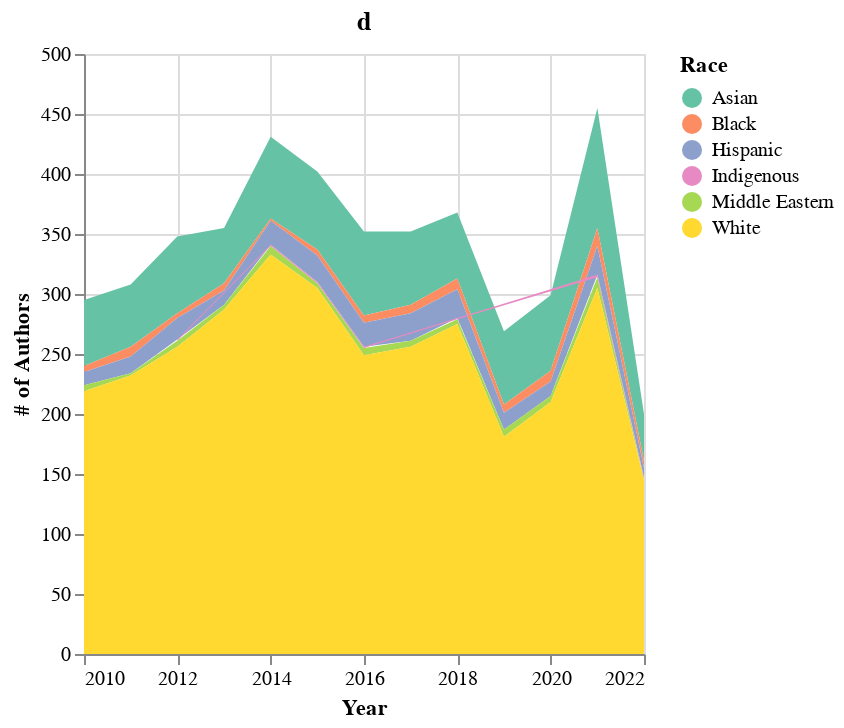

Notebook code cell kept with this figure:
### Code cell
race_stack_chart = alt.Chart(race_ts).mark_area().encode(
    x = alt.X(
        'year',
        title = 'Year',
    ),
    y = alt.Y(
        'freq',
        title = '# of Authors',
    ),
    color = alt.Color(
        'racepred',
        title = 'Race',
        scale=alt.Scale(domain=unique_races,
                      range=race_colors)
    )
).properties(
    title = 'd',
    height=300,
    width=280
)

race_stack_chart

### Figure 1 — Vega-Lite specification as saved in the notebook (floating-point values rounded to 4 significant figures)
{"config": {"view": {"continuousWidth": 400, "continuousHeight": 300}}, "data": {"name": "data-96c7eea09098fa7d05836959d490f9d3"}, "mark": "area", "encoding": {"color": {"field": "racepred", "scale": {"domain": ["Asian", "Black", "Hispanic", "Indigenous", "Middle Eastern", "White"], "range": ["#66c2a5", "#fc8d62", "#8da0cb", "#e78ac3", "#a6d854", "#ffd92f"]}, "title": "Race", "type": "nominal"}, "x": {"field": "year", "title": "Year", "type": "temporal"}, "y": {"field": "freq", "title": "# of Authors", "type": "quantitative"}}, "height": 300, "title": "d", "width": 280, "$schema": "https://vega.github.io/schema/vega-lite/v4.17.0.json", "datasets": {"data-96c7eea09098fa7d05836959d490f9d3": [{"year": "2010-01-01T00:00:00", "racepred": "Asian", "freq": 55, "year total": 295, "prop": 0.186}, {"year": "2010-01-01T00:00:00", "racepred": "Black", "freq": 5, "year total": 295, "prop": 0.017}, {"year": "2010-01-01T00:00:00", "racepred": "Hispanic", "freq": 11, "year total": 295, "prop": 0.037}, {"year": "2010-01-01T00:00:00", "racepred": "Middle Eastern", "freq": 5, "year total": 295, "prop": 0.017}, {"year": "2010-01-01T00:00:00", "racepred": "White", "freq": 219, "year total": 295, "prop": 0.742}, {"year": "2011-01-01T00:00:00", "racepred": "Asian", "freq": 52, "year total": 308, "prop": 0.169}, {"year": "2011-01-01T00:00:00", "racepred": "Black", "freq": 8, "year total": 308, "prop": 0.026}, {"year": "2011-01-01T00:00:00", "racepred": "Hispanic", "freq": 14, "year total": 308, "prop": 0.045}, {"year": "2011-01-01T00:00:00", "racepred": "Middle Eastern", "freq": 2, "year total": 308, "prop": 0.006}, {"year": "2011-01-01T00:00:00", "racepred": "White", "freq": 232, "year total": 308, "prop": 0.753}, {"year": "2012-01-01T00:00:00", "racepred": "Asian", "freq": 64, "year total": 348, "prop": 0.184}, {"year": "2012-01-01T00:00:00", "racepred": "Black", "freq": 4, "year total": 348, "prop": 0.011}, {"year": "2012-01-01T00:00:00", "racepred": "Hispanic", "freq": 18, "year total": 348, "prop": 0.052}, {"year": "2012-01-01T00:00:00", "racepred": "Indigenous", "freq": 1, "year total": 348, "prop": 0.003}, {"year": "2012-01-01T00:00:00", "racepred": "Middle Eastern", "freq": 5, "year total": 348, "prop": 0.014}, {"year": "2012-01-01T00:00:00", "racepred": "White", "freq": 256, "year total": 348, "prop": 0.736}, {"year": "2013-01-01T00:00:00", "racepred": "Asian", "freq": 46, "year total": 355, "prop": 0.13}, {"year": "2013-01-01T00:00:00", "racepred": "Black", "freq": 6, "year total": 355, "prop": 0.017}, {"year": "2013-01-01T00:00:00", "racepred": "Hispanic", "freq": 12, "year total": 355, "prop": 0.034}, {"year": "2013-01-01T00:00:00", "racepred": "Middle Eastern", "freq": 4, "year total": 355, "prop": 0.011}, {"year": "2013-01-01T00:00:00", "racepred": "White", "freq": 287, "year total": 355, "prop": 0.808}, {"year": "2014-01-01T00:00:00", "racepred": "Asian", "freq": 68, "year total": 431, "prop": 0.158}, {"year": "2014-01-01T00:00:00", "racepred": "Black", "freq": 2, "year total": 431, "prop": 0.005}, {"year": "2014-01-01T00:00:00", "racepred": "Hispanic", "freq": 20, "year total": 431, "prop": 0.046}, {"year": "2014-01-01T00:00:00", "racepred": "Indigenous", "freq": 1, "year total": 431, "prop": 0.002}, {"year": "2014-01-01T00:00:00", "racepred": "Middle Eastern", "freq": 7, "year total": 431, "prop": 0.016}, {"year": "2014-01-01T00:00:00", "racepred": "White", "freq": 333, "year total": 431, "prop": 0.773}, {"year": "2015-01-01T00:00:00", "racepred": "Asian", "freq": 65, "year total": 402, "prop": 0.162}, {"year": "2015-01-01T00:00:00", "racepred": "Black", "freq": 5, "year total": 402, "prop": 0.012}, {"year": "2015-01-01T00:00:00", "racepred": "Hispanic", "freq": 22, "year total": 402, "prop": 0.055}, {"year": "2015-01-01T00:00:00", "racepred": "Indigenous", "freq": 1, "year total": 402, "prop": 0.002}, {"year": "2015-01-01T00:00:00", "racepred": "Middle Eastern", "freq": 4, "year total": 402, "prop": 0.01}, {"year": "2015-01-01T00:00:00", "racepred": "White", "freq": 305, "year total": 402, "prop": 0.759}, {"year": "2016-01-01T00:00:00", "racepred": "Asian", "freq": 70, "year total": 352, "prop": 0.199}, {"year": "2016-01-01T00:00:00", "racepred": "Black", "freq": 6, "year total": 352, "prop": 0.017}, {"year": "2016-01-01T00:00:00", "racepred": "Hispanic", "freq": 20, "year total": 352, "prop": 0.057}, {"year": "2016-01-01T00:00:00", "racepred": "Indigenous", "freq": 1, "year total": 352, "prop": 0.003}, {"year": "2016-01-01T00:00:00", "racepred": "Middle Eastern", "freq": 6, "year total": 352, "prop": 0.017}, {"year": "2016-01-01T00:00:00", "racepred": "White", "freq": 249, "year total": 352, "prop": 0.707}, {"year": "2017-01-01T00:00:00", "racepred": "Asian", "freq": 61, "year total": 352, "prop": 0.173}, {"year": "2017-01-01T00:00:00", "racepred": "Black", "freq": 7, "year total": 352, "prop": 0.02}, {"year": "2017-01-01T00:00:00", "racepred": "Hispanic", "freq": 23, "year total": 352, "prop": 0.065}, {"year": "2017-01-01T00:00:00", "racepred": "Middle Eastern", "freq": 5, "year total": 352, "prop": 0.014}, {"year": "2017-01-01T00:00:00", "racepred": "White", "freq": 256, "year total": 352, "prop": 0.727}, {"year": "2018-01-01T00:00:00", "racepred": "Asian", "freq": 55, "year total": 368, "prop": 0.149}, {"year": "2018-01-01T00:00:00", "racepred": "Black", "freq": 9, "year total": 368, "prop": 0.024}, {"year": "2018-01-01T00:00:00", "racepred": "Hispanic", "freq": 24, "year total": 368, "prop": 0.065}, {"year": "2018-01-01T00:00:00", "racepred": "Indigenous", "freq": 1, "year total": 368, "prop": 0.003}, {"year": "2018-01-01T00:00:00", "racepred": "Middle Eastern", "freq": 4, "year total": 368, "prop": 0.011}, {"year": "2018-01-01T00:00:00", "racepred": "White", "freq": 275, "year total": 368, "prop": 0.747}, {"year": "2019-01-01T00:00:00", "racepred": "Asian", "freq": 61, "year total": 269, "prop": 0.227}, {"year": "2019-01-01T00:00:00", "racepred": "Black", "freq": 7, "year total": 269, "prop": 0.026}, {"year": "2019-01-01T00:00:00", "racepred": "Hispanic", "freq": 14, "year total": 269, "prop": 0.052}, {"year": "2019-01-01T00:00:00", "racepred": "Middle Eastern", "freq": 6, "year total": 269, "prop": 0.022}, {"year": "2019-01-01T00:00:00", "racepred": "White", "freq": 181, "year total": 269, "prop": 0.673}, {"year": "2020-01-01T00:00:00", "racepred": "Asian", "freq": 63, "year total": 299, "prop": 0.211}, {"year": "2020-01-01T00:00:00", "racepred": "Black", "freq": 9, "year total": 299, "prop": 0.03}, {"year": "2020-01-01T00:00:00", "racepred": "Hispanic", "freq": 12, "year total": 299, "prop": 0.04}, {"year": "2020-01-01T00:00:00", "racepred": "Middle Eastern", "freq": 5, "year total": 299, "prop": 0.017}, {"year": "2020-01-01T00:00:00", "racepred": "White", "freq": 210, "year total": 299, "prop": 0.702}, {"year": "2021-01-01T00:00:00", "racepred": "Asian", "freq": 100, "year total": 455, "prop": 0.22}, {"year": "2021-01-01T00:00:00", "racepred": "Black", "freq": 15, "year total": 455, "prop": 0.033}, {"year": "2021-01-01T00:00:00", "racepred": "Hispanic", "freq": 24, "year total": 455, "prop": 0.053}, {"year": "2021-01-01T00:00:00", "racepred": "Indigenous", "freq": 2, "year total": 455, "prop": 0.004}, {"year": "2021-01-01T00:00:00", "racepred": "Middle Eastern", "freq": 9, "year total": 455, "prop": 0.02}, {"year": "2021-01-01T00:00:00", "racepred": "White", "freq": 305, "year total": 455, "prop": 0.67}, {"year": "2022-01-01T00:00:00", "racepred": "Asian", "freq": 39, "year total": 200, "prop": 0.195}, {"year": "2022-01-01T00:00:00", "racepred": "Black", "freq": 6, "year total": 200, "prop": 0.03}, {"year": "2022-01-01T00:00:00", "racepred": "Hispanic", "freq": 8, "year total": 200, "prop": 0.04}, {"year": "2022-01-01T00:00:00", "racepred": "Indigenous", "freq": 1, "year total": 200, "prop": 0.005}, {"year": "2022-01-01T00:00:00", "racepred": "Middle Eastern", "freq": 1, "year total": 200, "prop": 0.005}, {"year": "2022-01-01T00:00:00", "racepred": "White", "freq": 145, "year total": 200, "prop": 0.725}]}}
